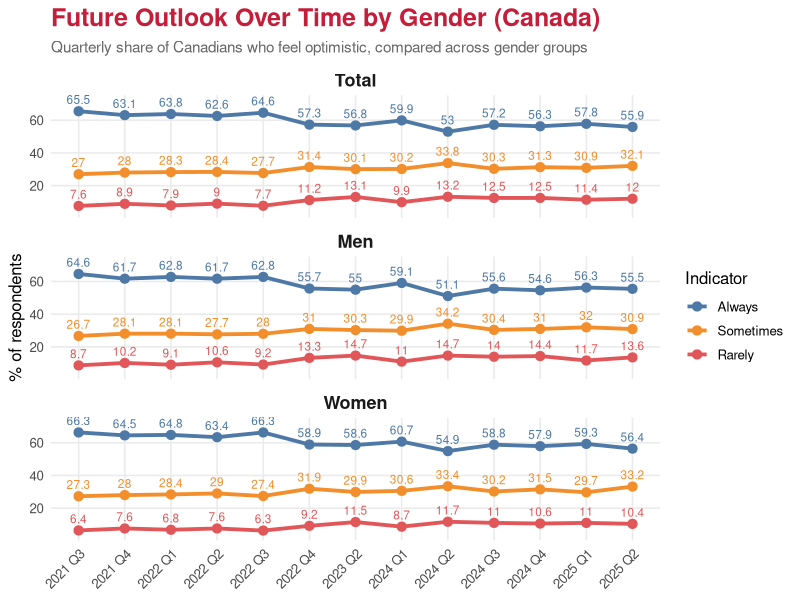

The R source for this figure:
# Slide 4: Future Outlook Over Time by Gender (Canada)
rm(list = ls()); cat("\014")

library(readr)
library(dplyr)
library(ggplot2)
library(lubridate)

# Load cleaned dataset
futout_clean <- read_csv("Future_Outlook_Clean.csv")

# Prepare data for Canada, with quarter labels
gender_line <- futout_clean %>%
  filter(Geography == "Canada",
         Gender %in% c("Total", "Men", "Women")) %>%
  mutate(
    QuarterLabel = paste0(year(Date), " Q", quarter(Date)),
    Indicators = factor(Indicators,
                        levels = c("Always", "Sometimes", "Rarely")),
    Gender = factor(Gender, levels = c("Total", "Men", "Women"))
  )

# Line chart: 3 panels (Total, Men, Women)
plot_gender_line <- ggplot(
  gender_line,
  aes(x = QuarterLabel, y = Percent,
      color = Indicators, group = Indicators)
) +
  geom_line(linewidth = 1.3) +
  geom_point(size = 2.8) +
  geom_text(aes(label = round(Percent, 1)),
            vjust = -0.8, size = 3, show.legend = FALSE) +
  
  scale_y_continuous(expand = expansion(mult = c(0.10, 0.15))) +
  
  scale_color_manual(values = c(
    "Always" = "#4E79A7",
    "Sometimes" = "#F28E2B",
    "Rarely" = "#E15759"
  )) +
  
  facet_wrap(~ Gender, ncol = 1) +
  
  labs(
    title = "Future Outlook Over Time by Gender (Canada)",
    subtitle = "Quarterly share of Canadians who feel optimistic, compared across gender groups",
    x = "Quarter",
    y = "% of respondents",
    color = "Indicator"
  ) +
  
  theme_minimal(base_size = 12) +
  theme(
    strip.text = element_text(size = 13, face = "bold"),
    axis.title.x = element_blank(),
    axis.text.x = element_text(angle = 45, hjust = 1),
    plot.title = element_text(size = 18, face = "bold", color = "#C41E3A"),
    plot.subtitle = element_text(size = 11, color = "gray40"),
    panel.grid.minor = element_blank(),
    legend.position = "right"
  )

print(plot_gender_line)